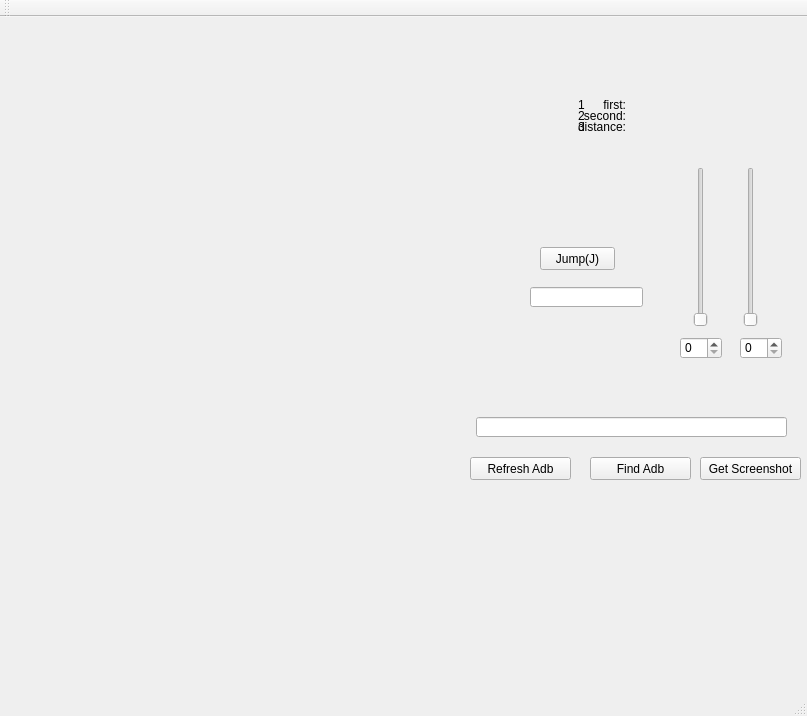
<?xml version="1.0" encoding="UTF-8"?>
<ui version="4.0">
 <class>MainWindow</class>
 <widget class="QMainWindow" name="MainWindow">
  <property name="geometry">
   <rect>
    <x>0</x>
    <y>0</y>
    <width>807</width>
    <height>716</height>
   </rect>
  </property>
  <property name="windowTitle">
   <string>MainWindow</string>
  </property>
  <widget class="QWidget" name="centralWidget">
   <widget class="ImageWidget" name="widgetShowImage" native="true">
    <property name="geometry">
     <rect>
      <x>10</x>
      <y>10</y>
      <width>360</width>
      <height>640</height>
     </rect>
    </property>
   </widget>
   <widget class="QSlider" name="cannyThreshold2Slider">
    <property name="geometry">
     <rect>
      <x>740</x>
      <y>150</y>
      <width>22</width>
      <height>160</height>
     </rect>
    </property>
    <property name="maximum">
     <number>1000</number>
    </property>
    <property name="orientation">
     <enum>Qt::Vertical</enum>
    </property>
   </widget>
   <widget class="QSlider" name="sliderCannyThreshold1">
    <property name="geometry">
     <rect>
      <x>690</x>
      <y>150</y>
      <width>22</width>
      <height>160</height>
     </rect>
    </property>
    <property name="maximum">
     <number>1000</number>
    </property>
    <property name="orientation">
     <enum>Qt::Vertical</enum>
    </property>
   </widget>
   <widget class="QSpinBox" name="spinBoxCannyThreshold1">
    <property name="geometry">
     <rect>
      <x>680</x>
      <y>320</y>
      <width>42</width>
      <height>22</height>
     </rect>
    </property>
    <property name="maximum">
     <number>1000</number>
    </property>
   </widget>
   <widget class="QSpinBox" name="cannyThreshold2SpinBox">
    <property name="geometry">
     <rect>
      <x>740</x>
      <y>320</y>
      <width>42</width>
      <height>22</height>
     </rect>
    </property>
    <property name="maximum">
     <number>1000</number>
    </property>
   </widget>
   <widget class="QPushButton" name="pushButtonJump">
    <property name="geometry">
     <rect>
      <x>540</x>
      <y>230</y>
      <width>75</width>
      <height>23</height>
     </rect>
    </property>
    <property name="text">
     <string>Jump(J)</string>
    </property>
    <property name="shortcut">
     <string>J</string>
    </property>
   </widget>
   <widget class="QLineEdit" name="lineEditDistanceParameter">
    <property name="geometry">
     <rect>
      <x>530</x>
      <y>270</y>
      <width>113</width>
      <height>20</height>
     </rect>
    </property>
   </widget>
   <widget class="QWidget" name="layoutWidget">
    <property name="geometry">
     <rect>
      <x>561</x>
      <y>71</y>
      <width>161</width>
      <height>50</height>
     </rect>
    </property>
    <layout class="QFormLayout" name="formLayout">
     <item row="0" column="0">
      <widget class="QLabel" name="label">
       <property name="minimumSize">
        <size>
         <width>54</width>
         <height>12</height>
        </size>
       </property>
       <property name="maximumSize">
        <size>
         <width>54</width>
         <height>12</height>
        </size>
       </property>
       <property name="text">
        <string>first:</string>
       </property>
       <property name="alignment">
        <set>Qt::AlignRight|Qt::AlignTrailing|Qt::AlignVCenter</set>
       </property>
      </widget>
     </item>
     <item row="0" column="1">
      <widget class="QLabel" name="labelX1Y1">
       <property name="minimumSize">
        <size>
         <width>99</width>
         <height>12</height>
        </size>
       </property>
       <property name="maximumSize">
        <size>
         <width>99</width>
         <height>12</height>
        </size>
       </property>
       <property name="text">
        <string>1</string>
       </property>
      </widget>
     </item>
     <item row="1" column="0">
      <widget class="QLabel" name="label_2">
       <property name="minimumSize">
        <size>
         <width>54</width>
         <height>12</height>
        </size>
       </property>
       <property name="maximumSize">
        <size>
         <width>54</width>
         <height>12</height>
        </size>
       </property>
       <property name="text">
        <string>second:</string>
       </property>
       <property name="alignment">
        <set>Qt::AlignRight|Qt::AlignTrailing|Qt::AlignVCenter</set>
       </property>
      </widget>
     </item>
     <item row="1" column="1">
      <widget class="QLabel" name="labelX2Y2">
       <property name="minimumSize">
        <size>
         <width>99</width>
         <height>12</height>
        </size>
       </property>
       <property name="maximumSize">
        <size>
         <width>99</width>
         <height>12</height>
        </size>
       </property>
       <property name="text">
        <string>2</string>
       </property>
      </widget>
     </item>
     <item row="2" column="0">
      <widget class="QLabel" name="label_3">
       <property name="minimumSize">
        <size>
         <width>54</width>
         <height>12</height>
        </size>
       </property>
       <property name="maximumSize">
        <size>
         <width>54</width>
         <height>12</height>
        </size>
       </property>
       <property name="text">
        <string>distance:</string>
       </property>
       <property name="alignment">
        <set>Qt::AlignRight|Qt::AlignTrailing|Qt::AlignVCenter</set>
       </property>
      </widget>
     </item>
     <item row="2" column="1">
      <widget class="QLabel" name="labelDistance">
       <property name="minimumSize">
        <size>
         <width>99</width>
         <height>12</height>
        </size>
       </property>
       <property name="maximumSize">
        <size>
         <width>99</width>
         <height>12</height>
        </size>
       </property>
       <property name="text">
        <string>3</string>
       </property>
      </widget>
     </item>
    </layout>
   </widget>
   <widget class="QPushButton" name="pushButtonFindAdb">
    <property name="geometry">
     <rect>
      <x>590</x>
      <y>440</y>
      <width>101</width>
      <height>23</height>
     </rect>
    </property>
    <property name="text">
     <string>Find Adb</string>
    </property>
   </widget>
   <widget class="QLineEdit" name="lineEditAdbState">
    <property name="geometry">
     <rect>
      <x>476</x>
      <y>400</y>
      <width>311</width>
      <height>20</height>
     </rect>
    </property>
    <property name="cursorPosition">
     <number>0</number>
    </property>
    <property name="readOnly">
     <bool>true</bool>
    </property>
   </widget>
   <widget class="QPushButton" name="pushButtonGetScreenshotImage">
    <property name="geometry">
     <rect>
      <x>700</x>
      <y>440</y>
      <width>101</width>
      <height>23</height>
     </rect>
    </property>
    <property name="text">
     <string>Get Screenshot</string>
    </property>
   </widget>
   <widget class="QPushButton" name="pushButtonRefreshAdb">
    <property name="geometry">
     <rect>
      <x>470</x>
      <y>440</y>
      <width>101</width>
      <height>23</height>
     </rect>
    </property>
    <property name="text">
     <string>Refresh Adb</string>
    </property>
   </widget>
  </widget>
  <widget class="QMenuBar" name="menuBar">
   <property name="geometry">
    <rect>
     <x>0</x>
     <y>0</y>
     <width>807</width>
     <height>25</height>
    </rect>
   </property>
  </widget>
  <widget class="QToolBar" name="mainToolBar">
   <attribute name="toolBarArea">
    <enum>TopToolBarArea</enum>
   </attribute>
   <attribute name="toolBarBreak">
    <bool>false</bool>
   </attribute>
  </widget>
  <widget class="QStatusBar" name="statusBar"/>
 </widget>
 <layoutdefault spacing="6" margin="11"/>
 <customwidgets>
  <customwidget>
   <class>ImageWidget</class>
   <extends>QWidget</extends>
   <header location="global">ImageWidget-Qt/imagewidget.h</header>
   <container>1</container>
  </customwidget>
 </customwidgets>
 <resources/>
 <connections>
  <connection>
   <sender>sliderCannyThreshold1</sender>
   <signal>valueChanged(int)</signal>
   <receiver>spinBoxCannyThreshold1</receiver>
   <slot>setValue(int)</slot>
   <hints>
    <hint type="sourcelabel">
     <x>700</x>
     <y>266</y>
    </hint>
    <hint type="destinationlabel">
     <x>700</x>
     <y>367</y>
    </hint>
   </hints>
  </connection>
  <connection>
   <sender>spinBoxCannyThreshold1</sender>
   <signal>valueChanged(int)</signal>
   <receiver>sliderCannyThreshold1</receiver>
   <slot>setValue(int)</slot>
   <hints>
    <hint type="sourcelabel">
     <x>700</x>
     <y>367</y>
    </hint>
    <hint type="destinationlabel">
     <x>700</x>
     <y>266</y>
    </hint>
   </hints>
  </connection>
  <connection>
   <sender>cannyThreshold2Slider</sender>
   <signal>valueChanged(int)</signal>
   <receiver>cannyThreshold2SpinBox</receiver>
   <slot>setValue(int)</slot>
   <hints>
    <hint type="sourcelabel">
     <x>750</x>
     <y>266</y>
    </hint>
    <hint type="destinationlabel">
     <x>760</x>
     <y>367</y>
    </hint>
   </hints>
  </connection>
  <connection>
   <sender>cannyThreshold2SpinBox</sender>
   <signal>valueChanged(int)</signal>
   <receiver>cannyThreshold2Slider</receiver>
   <slot>setValue(int)</slot>
   <hints>
    <hint type="sourcelabel">
     <x>760</x>
     <y>367</y>
    </hint>
    <hint type="destinationlabel">
     <x>750</x>
     <y>266</y>
    </hint>
   </hints>
  </connection>
 </connections>
</ui>
